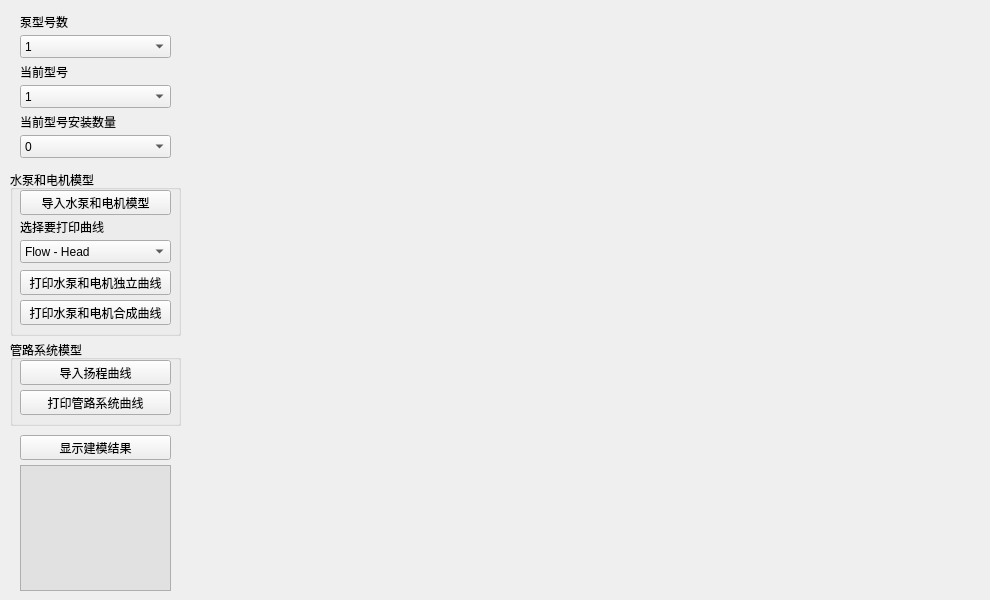
    <widget class="QWidget" name="tab">
     <attribute name="title">
      <string>水泵及管路建模</string>
     </attribute>
     <widget class="MyCustomPlot" name="customPlot" native="true">
      <property name="geometry">
       <rect>
        <x>190</x>
        <y>0</y>
        <width>791</width>
        <height>591</height>
       </rect>
      </property>
      <property name="styleSheet">
       <string notr="true">font: 9pt &quot;微软雅黑&quot;;</string>
      </property>
     </widget>
     <widget class="QComboBox" name="comboBox_pumpmodel_qty">
      <property name="geometry">
       <rect>
        <x>20</x>
        <y>35</y>
        <width>151</width>
        <height>23</height>
       </rect>
      </property>
      <property name="sizePolicy">
       <sizepolicy hsizetype="Preferred" vsizetype="Fixed">
        <horstretch>0</horstretch>
        <verstretch>0</verstretch>
       </sizepolicy>
      </property>
      <item>
       <property name="text">
        <string>1</string>
       </property>
      </item>
      <item>
       <property name="text">
        <string>2</string>
       </property>
      </item>
      <item>
       <property name="text">
        <string>3</string>
       </property>
      </item>
      <item>
       <property name="text">
        <string>4</string>
       </property>
      </item>
     </widget>
     <widget class="QLabel" name="label_1">
      <property name="geometry">
       <rect>
        <x>20</x>
        <y>14</y>
        <width>90</width>
        <height>16</height>
       </rect>
      </property>
      <property name="sizePolicy">
       <sizepolicy hsizetype="Preferred" vsizetype="Preferred">
        <horstretch>0</horstretch>
        <verstretch>0</verstretch>
       </sizepolicy>
      </property>
      <property name="font">
       <font/>
      </property>
      <property name="text">
       <string>泵型号数</string>
      </property>
     </widget>
     <widget class="QComboBox" name="comboBox_model_number">
      <property name="geometry">
       <rect>
        <x>20</x>
        <y>85</y>
        <width>151</width>
        <height>23</height>
       </rect>
      </property>
      <property name="sizePolicy">
       <sizepolicy hsizetype="Preferred" vsizetype="Fixed">
        <horstretch>0</horstretch>
        <verstretch>0</verstretch>
       </sizepolicy>
      </property>
      <item>
       <property name="text">
        <string>1</string>
       </property>
      </item>
     </widget>
     <widget class="QLabel" name="label_2">
      <property name="geometry">
       <rect>
        <x>20</x>
        <y>64</y>
        <width>141</width>
        <height>16</height>
       </rect>
      </property>
      <property name="sizePolicy">
       <sizepolicy hsizetype="Preferred" vsizetype="Preferred">
        <horstretch>0</horstretch>
        <verstretch>0</verstretch>
       </sizepolicy>
      </property>
      <property name="font">
       <font/>
      </property>
      <property name="text">
       <string>当前型号</string>
      </property>
     </widget>
     <widget class="QGroupBox" name="groupBox_1">
      <property name="geometry">
       <rect>
        <x>10</x>
        <y>170</y>
        <width>171</width>
        <height>166</height>
       </rect>
      </property>
      <property name="title">
       <string>水泵和电机模型</string>
      </property>
      <widget class="QPushButton" name="pushButton_import_pump_curve">
       <property name="geometry">
        <rect>
         <x>10</x>
         <y>20</y>
         <width>151</width>
         <height>25</height>
        </rect>
       </property>
       <property name="sizePolicy">
        <sizepolicy hsizetype="Preferred" vsizetype="Preferred">
         <horstretch>0</horstretch>
         <verstretch>0</verstretch>
        </sizepolicy>
       </property>
       <property name="font">
        <font>
         <bold>false</bold>
        </font>
       </property>
       <property name="text">
        <string>导入水泵和电机模型</string>
       </property>
      </widget>
      <widget class="QComboBox" name="comboBox_choose_pump_curve">
       <property name="geometry">
        <rect>
         <x>10</x>
         <y>70</y>
         <width>151</width>
         <height>23</height>
        </rect>
       </property>
       <property name="sizePolicy">
        <sizepolicy hsizetype="Preferred" vsizetype="Fixed">
         <horstretch>0</horstretch>
         <verstretch>0</verstretch>
        </sizepolicy>
       </property>
       <item>
        <property name="text">
         <string>Flow - Head</string>
        </property>
       </item>
       <item>
        <property name="text">
         <string>Flow - Power</string>
        </property>
       </item>
       <item>
        <property name="text">
         <string>Flow - Efficiency</string>
        </property>
       </item>
       <item>
        <property name="text">
         <string>Flow - NPSHR</string>
        </property>
       </item>
       <item>
        <property name="text">
         <string>Power - Efficiency</string>
        </property>
       </item>
      </widget>
      <widget class="QLabel" name="label_3">
       <property name="geometry">
        <rect>
         <x>10</x>
         <y>49</y>
         <width>112</width>
         <height>16</height>
        </rect>
       </property>
       <property name="sizePolicy">
        <sizepolicy hsizetype="Preferred" vsizetype="Preferred">
         <horstretch>0</horstretch>
         <verstretch>0</verstretch>
        </sizepolicy>
       </property>
       <property name="font">
        <font/>
       </property>
       <property name="text">
        <string>选择要打印曲线</string>
       </property>
      </widget>
      <widget class="QPushButton" name="pushButton_plot_pump_curve">
       <property name="geometry">
        <rect>
         <x>10</x>
         <y>100</y>
         <width>151</width>
         <height>25</height>
        </rect>
       </property>
       <property name="sizePolicy">
        <sizepolicy hsizetype="Preferred" vsizetype="Preferred">
         <horstretch>0</horstretch>
         <verstretch>0</verstretch>
        </sizepolicy>
       </property>
       <property name="font">
        <font>
         <bold>false</bold>
        </font>
       </property>
       <property name="text">
        <string>打印水泵和电机独立曲线</string>
       </property>
      </widget>
      <widget class="QPushButton" name="pushButton_plot_assembly_curve">
       <property name="geometry">
        <rect>
         <x>10</x>
         <y>130</y>
         <width>151</width>
         <height>25</height>
        </rect>
       </property>
       <property name="sizePolicy">
        <sizepolicy hsizetype="Preferred" vsizetype="Preferred">
         <horstretch>0</horstretch>
         <verstretch>0</verstretch>
        </sizepolicy>
       </property>
       <property name="font">
        <font>
         <bold>false</bold>
        </font>
       </property>
       <property name="text">
        <string>打印水泵和电机合成曲线</string>
       </property>
      </widget>
     </widget>
     <widget class="QGroupBox" name="groupBox_3">
      <property name="geometry">
       <rect>
        <x>10</x>
        <y>340</y>
        <width>171</width>
        <height>86</height>
       </rect>
      </property>
      <property name="title">
       <string>管路系统模型 </string>
      </property>
      <widget class="QPushButton" name="pushButton_import_piping_curve">
       <property name="geometry">
        <rect>
         <x>10</x>
         <y>20</y>
         <width>151</width>
         <height>25</height>
        </rect>
       </property>
       <property name="sizePolicy">
        <sizepolicy hsizetype="Preferred" vsizetype="Preferred">
         <horstretch>0</horstretch>
         <verstretch>0</verstretch>
        </sizepolicy>
       </property>
       <property name="font">
        <font>
         <bold>false</bold>
        </font>
       </property>
       <property name="text">
        <string>导入扬程曲线</string>
       </property>
      </widget>
      <widget class="QPushButton" name="pushButton_plot_piping_curve">
       <property name="geometry">
        <rect>
         <x>10</x>
         <y>50</y>
         <width>151</width>
         <height>25</height>
        </rect>
       </property>
       <property name="sizePolicy">
        <sizepolicy hsizetype="Preferred" vsizetype="Preferred">
         <horstretch>0</horstretch>
         <verstretch>0</verstretch>
        </sizepolicy>
       </property>
       <property name="font">
        <font>
         <bold>false</bold>
        </font>
       </property>
       <property name="text">
        <string>打印管路系统曲线</string>
       </property>
      </widget>
     </widget>
     <widget class="QComboBox" name="comboBox_pump_qty">
      <property name="geometry">
       <rect>
        <x>20</x>
        <y>135</y>
        <width>151</width>
        <height>23</height>
       </rect>
      </property>
      <property name="sizePolicy">
       <sizepolicy hsizetype="Preferred" vsizetype="Fixed">
        <horstretch>0</horstretch>
        <verstretch>0</verstretch>
       </sizepolicy>
      </property>
      <item>
       <property name="text">
        <string>0</string>
       </property>
      </item>
      <item>
       <property name="text">
        <string>1</string>
       </property>
      </item>
      <item>
       <property name="text">
        <string>2</string>
       </property>
      </item>
      <item>
       <property name="text">
        <string>3</string>
       </property>
      </item>
      <item>
       <property name="text">
        <string>4</string>
       </property>
      </item>
      <item>
       <property name="text">
        <string>5</string>
       </property>
      </item>
      <item>
       <property name="text">
        <string>6</string>
       </property>
      </item>
      <item>
       <property name="text">
        <string>7</string>
       </property>
      </item>
      <item>
       <property name="text">
        <string>8</string>
       </property>
      </item>
     </widget>
     <widget class="QLabel" name="label_11">
      <property name="geometry">
       <rect>
        <x>20</x>
        <y>114</y>
        <width>106</width>
        <height>16</height>
       </rect>
      </property>
      <property name="sizePolicy">
       <sizepolicy hsizetype="Preferred" vsizetype="Preferred">
        <horstretch>0</horstretch>
        <verstretch>0</verstretch>
       </sizepolicy>
      </property>
      <property name="font">
       <font/>
      </property>
      <property name="text">
       <string>当前型号安装数量</string>
      </property>
     </widget>
     <widget class="QPushButton" name="pushButton_show_import_result">
      <property name="geometry">
       <rect>
        <x>20</x>
        <y>435</y>
        <width>151</width>
        <height>25</height>
       </rect>
      </property>
      <property name="sizePolicy">
       <sizepolicy hsizetype="Preferred" vsizetype="Preferred">
        <horstretch>0</horstretch>
        <verstretch>0</verstretch>
       </sizepolicy>
      </property>
      <property name="font">
       <font>
        <bold>false</bold>
       </font>
      </property>
      <property name="text">
       <string>显示建模结果</string>
      </property>
     </widget>
     <widget class="QPlainTextEdit" name="plainTextEdit_import_result">
      <property name="enabled">
       <bool>true</bool>
      </property>
      <property name="geometry">
       <rect>
        <x>20</x>
        <y>465</y>
        <width>151</width>
        <height>126</height>
       </rect>
      </property>
      <property name="autoFillBackground">
       <bool>false</bool>
      </property>
      <property name="styleSheet">
       <string notr="true">background-color: rgb(225, 225, 225);
color: rgb(0, 0, 0);
border-color: rgb(173, 173, 173);</string>
      </property>
      <property name="undoRedoEnabled">
       <bool>false</bool>
      </property>
      <property name="readOnly">
       <bool>true</bool>
      </property>
      <property name="plainText">
       <string/>
      </property>
     </widget>
    </widget>
